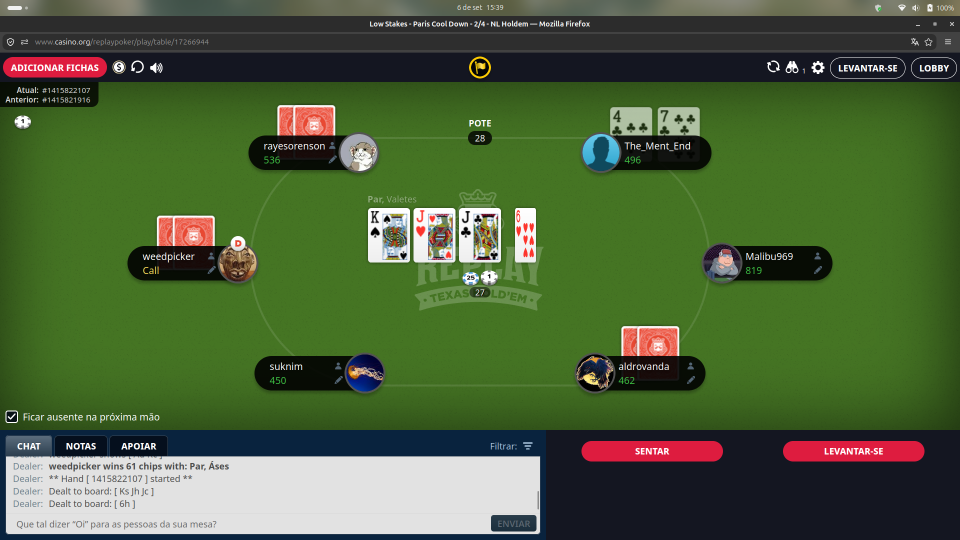
#> input picture assets/samples/mesa_6.png, 1920 x 1080 px, found by its file name (shown at 1/2 size)
$ python ocr_reader.py
#> lines starting #> are read from the running program, lines starting #| are printed output that depends on the picture
### src/config.py
"""
src/config.py
Configuração centralizada do Poker Analytics Engine (PAE).

Centraliza caminhos de diretórios, ROIs (Region of Interest) da tela,
limiares de visão computacional, parâmetros de OCR e regras do motor de risco.
"""

import os
import json
from pathlib import Path
from typing import Dict

# Caminhos Fundamentais do Projeto
PROJECT_ROOT = Path(__file__).resolve().parent.parent
SRC_DIR = PROJECT_ROOT / "src"
ASSETS_DIR = PROJECT_ROOT / "assets"
TEMPLATES_DIR = ASSETS_DIR / "templates"
RANKS_DIR = TEMPLATES_DIR / "ranks"
SUITS_DIR = TEMPLATES_DIR / "suits"
SAMPLES_DIR = ASSETS_DIR / "samples"
CARDS_DIR = ASSETS_DIR / "cards"
UNKNOWN_CARDS_DIR = ASSETS_DIR / "unknown_cards"
SITES_CONFIG_PATH = PROJECT_ROOT / "sites.json"

# Carregamento Dinâmico de Perfis de Site (Platform Profiles)
ACTIVE_SITE = os.getenv("POKER_SITE", "ReplayPoker")
site_config = {}

if SITES_CONFIG_PATH.exists():
    try:
        with open(SITES_CONFIG_PATH, "r") as f:
#> (reads sites.json from the repository)
            all_sites = json.load(f)
            site_config = all_sites.get(ACTIVE_SITE, {})
    except Exception as e:
        print(f"[AVISO] Erro ao carregar sites.json: {e}")

# Helpers para acessar config com fallback
def get_roi_config(roi_name: str, default_values: dict) -> dict:
    site_roi = site_config.get(roi_name, {})
    return {
        "top": int(os.getenv(f"{roi_name}_TOP", site_roi.get("top", default_values["top"]))),
        "left": int(os.getenv(f"{roi_name}_LEFT", site_roi.get("left", default_values["left"]))),
        "width": int(os.getenv(f"{roi_name}_WIDTH", site_roi.get("width", default_values["width"]))),
        "height": int(os.getenv(f"{roi_name}_HEIGHT", site_roi.get("height", default_values["height"]))),
    }

def get_threshold(name: str, default_val: float, is_int: bool = False):
    site_thresh = site_config.get("THRESHOLDS", {}).get(name, default_val)
    val = os.getenv(name, site_thresh)
    return int(val) if is_int else float(val)

# Identificador do Hero na Mesa
HERO_IDENTIFIER: str = os.getenv("HERO_IDENTIFIER", "The_Ment_End")

# Compatibilidade de SO / Captura de Tela
FORCE_X11_MSS: bool = os.getenv("FORCE_X11_MSS", "False").lower() in ["true", "1", "yes"]

# Regiões de Interesse (ROIs) na Tela (Resolução padrão da mesa)
POT_ROI: Dict[str, int] = get_roi_config("POT_ROI", {"top": 210, "left": 850, "width": 220, "height": 60})

ACTION_BUTTONS_ROI: Dict[str, int] = get_roi_config("ACTION_BUTTONS_ROI", {"top": 870, "left": 1200, "width": 650, "height": 150})

# Limiares de Visão Computacional
DEFAULT_RANK_THRESHOLD: float = get_threshold("RANK_THRESHOLD", 0.68)
DEFAULT_SUIT_THRESHOLD: float = get_threshold("SUIT_THRESHOLD", 0.68)
DEFAULT_DEALER_THRESHOLD: float = get_threshold("DEALER_THRESHOLD", 0.52)
CARD_BRIGHTNESS_THRESHOLD: int = get_threshold("CARD_BRIGHTNESS_THRESHOLD", 150, True)
MAX_GREEN_RATIO: float = get_threshold("MAX_GREEN_RATIO", 0.40)

# Limiares e Sanidade de OCR
MAX_REALISTIC_POT: float = float(os.getenv("MAX_REALISTIC_POT", 10000.0))
OCR_WHITELIST_DIGITS: str = "0123456789.,"

# Regras de Risco e Gestão de Stack
HEAVY_BET_STACK_RATIO: float = float(os.getenv("HEAVY_BET_STACK_RATIO", 0.40))
MICRO_BET_STACK_RATIO: float = float(os.getenv("MICRO_BET_STACK_RATIO", 0.02))
PREFLOP_SPECULATIVE_BET_RATIO: float = float(os.getenv("PREFLOP_SPEC_RATIO", 0.025))

# Parâmetros Padrão do Jogo e Monte Carlo
DEFAULT_HERO_STACK: float = float(os.getenv("DEFAULT_HERO_STACK", 1000.0))
DEFAULT_NUM_OPPONENTS: int = int(os.getenv("DEFAULT_NUM_OPPONENTS", 4))
MONTE_CARLO_ITERATIONS: int = int(os.getenv("MONTE_CARLO_ITERATIONS", 10000))
POLL_INTERVAL: float = float(os.getenv("POLL_INTERVAL", 0.5))

### src/ocr/ocr_reader.py
"""
src/ocr/ocr_reader.py
Módulo de Reconhecimento Óptico de Caracteres (OCR) para extração de Pote, Stack do Hero e Ações da Mesa.
"""

import os
import re
import math
from pathlib import Path
from typing import Any, Dict, Optional, Tuple, Union
import cv2
import numpy as np
import pytesseract
from pytesseract import Output

from src.config import (
    ACTION_BUTTONS_ROI,
    DEFAULT_DEALER_THRESHOLD,
    HERO_IDENTIFIER,
    MAX_REALISTIC_POT,
    OCR_WHITELIST_DIGITS,
    POT_ROI,
    PROJECT_ROOT,
    SAMPLES_DIR,
)

# Estado global de cache para ROI do nome do Hero
last_hero_name_coords: Optional[Tuple[int, int, int, int]] = None


def _resolve_image_input(image_input: Union[str, Path, np.ndarray]) -> Optional[np.ndarray]:
    """Resolve entrada de imagem permitindo arrays numpy, caminhos absolutos ou relativos (com fallback em samples)."""
#> called with image_input = 'mesa_6.png'
    if isinstance(image_input, np.ndarray):
        return image_input

    path_obj = Path(image_input)
    if path_obj.is_absolute() and path_obj.exists():
        return cv2.imread(str(path_obj))

    # Verifica no CWD
    if path_obj.exists():
        return cv2.imread(str(path_obj))
#> returned value is the input picture: shape (1080, 1920, 3); mean B, G, R 57.6, 97.7, 75.6

    # Verifica em assets/samples/
    sample_path = SAMPLES_DIR / path_obj.name
    if sample_path.exists():
        return cv2.imread(str(sample_path))

    # Verifica em PROJECT_ROOT
    root_path = PROJECT_ROOT / path_obj.name
    if root_path.exists():
        return cv2.imread(str(root_path))

    return None


# [73 lines left out: functions _parse_pot_reading, _recover_pot_conflict, not called in this run]


def extract_pot(
    image_path_or_frame: Union[str, Path, np.ndarray] = "mesa_6.png",
    pot_roi: Optional[Dict[str, int]] = None,
    default_value: Optional[float] = 0.0,
    verbose: bool = True,
    diagnostics: Optional[Dict[str, Any]] = None,
) -> Optional[float]:
    """
    Extrai o pote confrontando pré-processamentos da MESMA captura, sem histórico.

    Leituras conflitantes exigem evidência visual adicional na linha do valor.
    Tokens malformados permanecem incertos; não há votação por maioria.
    Uma variante vazia não refuta outra; concordância não garante acerto do OCR.
    Conflitos não resolvidos retornam None mesmo com default_value; --live usa None.
    """
    if diagnostics is not None:
        diagnostics.clear()
        diagnostics.update(status="UNKNOWN", reason="Imagem/ROI indisponível", readings=[])
    if pot_roi is None:
        pot_roi = dict(POT_ROI)

    img = _resolve_image_input(image_path_or_frame)
    if img is None:
        if verbose:
            print(f"[ERRO OCR] Não foi possível carregar imagem de: {image_path_or_frame}")
        return default_value

    h, w = img.shape[:2]
#> h = 1080; w = 1920
    if w < 600 or h < 400:
        if verbose:
            print("[INFO OCR] Imagem fornecida é um recorte pequeno; área do pote indisponível.")
        return default_value

    top = pot_roi.get("top", 210)
    left = pot_roi.get("left", 850)
    width = pot_roi.get("width", 220)
    height = pot_roi.get("height", 60)

    effective_height = max(height, 95) if (top <= 230 and height <= 75) else height

    y1 = max(0, min(top, h - 1))
#> y1 = 210
    y2 = max(0, min(top + effective_height, h))
#> y2 = 305
    x1 = max(0, min(left, w - 1))
#> x1 = 850
    x2 = max(0, min(left + width, w))
#> x2 = 1070

    roi = img[y1:y2, x1:x2]
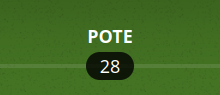
#> roi: shape (95, 220, 3); mean B, G, R 36.3, 107.3, 65.7
    if roi.size == 0:
        if verbose:
            print("[ERRO OCR] Recorte da ROI do pote resultou em imagem vazia.")
        return default_value

    gray = cv2.cvtColor(roi, cv2.COLOR_BGR2GRAY)
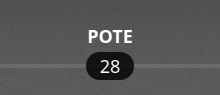
#> gray: shape (95, 220); min 16, max 255, mean 86.7
    enlarged = cv2.resize(gray, None, fx=3, fy=3, interpolation=cv2.INTER_CUBIC)
    variants = (
        ("native_fixed", cv2.threshold(gray, 180, 255, cv2.THRESH_BINARY)[1]),
        ("native_otsu", cv2.threshold(gray, 0, 255, cv2.THRESH_BINARY + cv2.THRESH_OTSU)[1]),
        ("enlarged_fixed", cv2.threshold(enlarged, 180, 255, cv2.THRESH_BINARY)[1]),
    )
    tess_config = f"--psm 6 -c tessedit_char_whitelist={OCR_WHITELIST_DIGITS}"
    readings = []
    for method, binary in variants:
        raw_text = pytesseract.image_to_string(binary, config=tess_config) or ""
        value, status = _parse_pot_reading(raw_text)
        readings.append(dict(method=method, raw_text=raw_text, value=value, status=status))
#> this loop made 1 pass
#> method on pass 1: 'native_fixed'
#> after the loop, readings = []

    values = {reading["value"] for reading in readings if reading["value"] is not None}
    pot_value = next(iter(values), None)
    if len(values) > 1:
        status, reason = "CONFLICT", "Leituras numéricas conflitantes na mesma captura; pote não confirmado."
    elif any(reading["status"] == "MALFORMED" for reading in readings):
        status, reason = "AMBIGUOUS", "Token do pote incompleto ou malformado; pote não confirmado."
    elif pot_value is None:
        status, reason = "UNKNOWN", "Nenhum valor do pote reconhecido na captura atual."
    elif not math.isfinite(pot_value) or pot_value > MAX_REALISTIC_POT:
        status, reason = "INVALID", "Valor do pote fora da validação de sanidade existente."
    else:
        status, reason = "READ", "Leitura numérica sem divergências nos pré-processamentos disponíveis."

    resolution = None
    if status == "CONFLICT":
        recovered, resolution = _recover_pot_conflict(gray, readings)
        if recovered is not None:
            pot_value = recovered
            if pot_value > MAX_REALISTIC_POT:
                status, reason = "INVALID", "Valor do pote fora da validação de sanidade existente."
            else:
                status, reason = "READ", resolution["reason"]

    if diagnostics is not None:
        diagnostics.update(status=status, reason=reason, readings=readings,
                           roi=dict(top=y1, left=x1, width=x2-x1, height=y2-y1))
        if resolution is not None:
            diagnostics["resolution"] = resolution
    if status != "READ":
        if verbose:
            print(f"[AVISO OCR] {reason} Leituras: {readings}")
        # A ambiguidade não pode virar zero nem reutilizar um pote anterior.
        return None if status in ("CONFLICT", "AMBIGUOUS") else default_value

    if verbose:
        print("=" * 70)
        print("LEITURA ÓPTICA DO POTE (OCR) - Poker Analytics")
        print("=" * 70)
        print(f"Coordenadas da ROI: {{'top': {top}, 'left': {left}, 'width': {width}, 'height': {height}}}")
        print(f"Leituras do Tesseract: {readings}")
        print(f"Valor numérico do Pote consolidado: {pot_value:.1f} fichas")
        print("=" * 70 + "\n")

    return pot_value


# [551 lines left out: functions parse_action_button_text, detect_turn_and_bet_to_call, parse_badge_crop, extract_hero_stack, extract_hero_position, not called in this run]


if __name__ == "__main__":
    print("\n" + "=" * 70)
    print("TESTE 1: Extração do Pote via OCR (mesa_6.png)")
    print("=" * 70)
#> (the run stopped early here; a loop or call above may not have finished)
